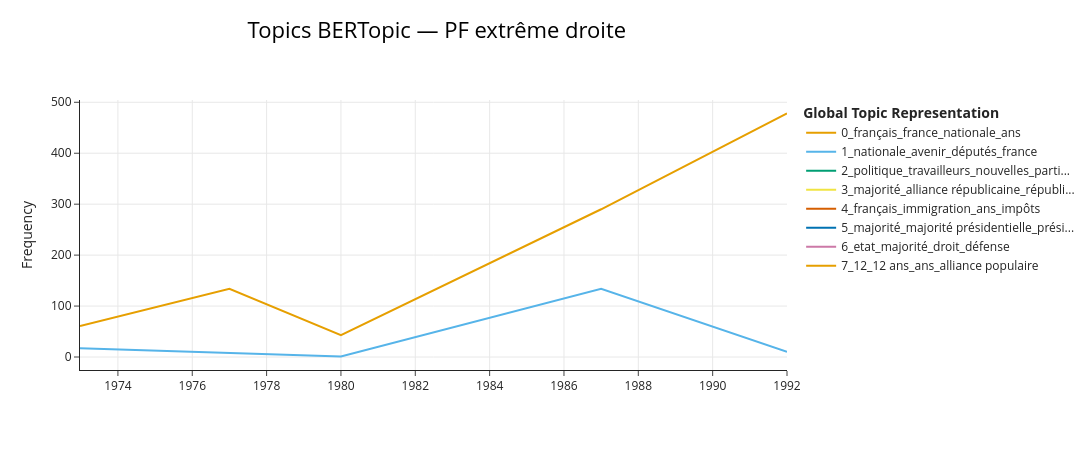

Source (notebook cell):
### Code cell
# ── Topics Over Time ──────────────────────────────────────────────────────────
# Calcule l'importance de chaque topic par période.
# C'est la réponse directe à "y a-t-il une évolution entre 1973 et 1993 ?"
tot = topic_model.topics_over_time(
    docs=docs, timestamps=timestamps,
    nr_bins=20,            # 6 périodes = une par année
    evolution_tuning=True  # lissage entre périodes
)

top_topics = [t for t in info[info['Topic'] != -1]['Topic'].values[:8]]
fig = topic_model.visualize_topics_over_time(
    tot, topics=top_topics,
    title='Topics BERTopic — PF extrême droite'
)
fig.show()

### Figure 1 — Plotly figure (JSON) as saved in the notebook; plotly's stock layout.template omitted (floating-point values rounded to 4 significant figures)
{"data": [{"hoverinfo": "text", "hovertext": ["<b>Topic 0</b><br>Words: français, france, défendus, nationale, ans", "<b>Topic 0</b><br>Words: français, france, nationale, ans, sociale", "<b>Topic 0</b><br>Words: gauche, france, français, nationale, majorité", "<b>Topic 0</b><br>Words: nationale, avenir, français, france, convictions", "<b>Topic 0</b><br>Words: français, france, ans, immigration, nationale"], "marker": {"color": "#E69F00"}, "mode": "lines", "name": "0_français_france_nationale_ans", "type": "scatter", "x": [1973.0, 1977.0, 1980.0, 1987.0, 1992.0], "y": [61, 134, 43, 290, 478]}, {"hoverinfo": "text", "hovertext": ["<b>Topic 1</b><br>Words: nationale, france, défendus, français, candidats", "<b>Topic 1</b><br>Words: enseignement, nationale, france, français, famille", "<b>Topic 1</b><br>Words: nationale, populaire, enseignement, libertés, liberté", "<b>Topic 1</b><br>Words: nationale, avenir, députés, convictions, confiance", "<b>Topic 1</b><br>Words: adjoint, français, nationale, france, famille"], "marker": {"color": "#56B4E9"}, "mode": "lines", "name": "1_nationale_avenir_députés_france", "type": "scatter", "x": [1973.0, 1977.0, 1980.0, 1987.0, 1992.0], "y": [17, 7, 1, 134, 10]}, {"hoverinfo": "text", "hovertext": ["<b>Topic 2</b><br>Words: politique, travailleurs, nouvelles, parti forces, forces nouvelles"], "marker": {"color": "#009E73"}, "mode": "lines", "name": "2_politique_travailleurs_nouvelles_parti...", "type": "scatter", "x": [1977.0], "y": [61]}, {"hoverinfo": "text", "hovertext": ["<b>Topic 3</b><br>Words: majorité, alliance républicaine, républicaine, majorité présidentielle, alliance"], "marker": {"color": "#F0E442"}, "mode": "lines", "name": "3_majorité_alliance républicaine_républi...", "type": "scatter", "x": [1973.0], "y": [51]}, {"hoverinfo": "text", "hovertext": ["<b>Topic 4</b><br>Words: français, immigration, ans, impôts, chômage"], "marker": {"color": "#D55E00"}, "mode": "lines", "name": "4_français_immigration_ans_impôts", "type": "scatter", "x": [1992.0], "y": [12]}, {"hoverinfo": "text", "hovertext": ["<b>Topic 5</b><br>Words: majorité, majorité présidentielle, présidentielle, alliance républicaine, républicaine"], "marker": {"color": "#0072B2"}, "mode": "lines", "name": "5_majorité_majorité présidentielle_prési...", "type": "scatter", "x": [1973.0], "y": [10]}, {"hoverinfo": "text", "hovertext": ["<b>Topic 6</b><br>Words: etat, majorité, droit, défense, communiste"], "marker": {"color": "#CC79A7"}, "mode": "lines", "name": "6_etat_majorité_droit_défense", "type": "scatter", "x": [1973.0], "y": [9]}, {"hoverinfo": "text", "hovertext": ["<b>Topic 7</b><br>Words: 12, 12 ans, ans, alliance populaire, formation"], "marker": {"color": "#E69F00"}, "mode": "lines", "name": "7_12_12 ans_ans_alliance populaire", "type": "scatter", "x": [1992.0], "y": [9]}], "layout": {"height": 450, "hoverlabel": {"bgcolor": "white", "font": {"family": "Rockwell", "size": 16}}, "legend": {"title": {"text": "<b>Global Topic Representation"}}, "title": {"font": {"color": "Black", "size": 22}, "text": "Topics BERTopic — PF extrême droite", "x": 0.4, "xanchor": "center", "y": 0.95, "yanchor": "top"}, "width": 1250, "xaxis": {"showgrid": true}, "yaxis": {"showgrid": true, "title": {"text": "Frequency"}}}}
